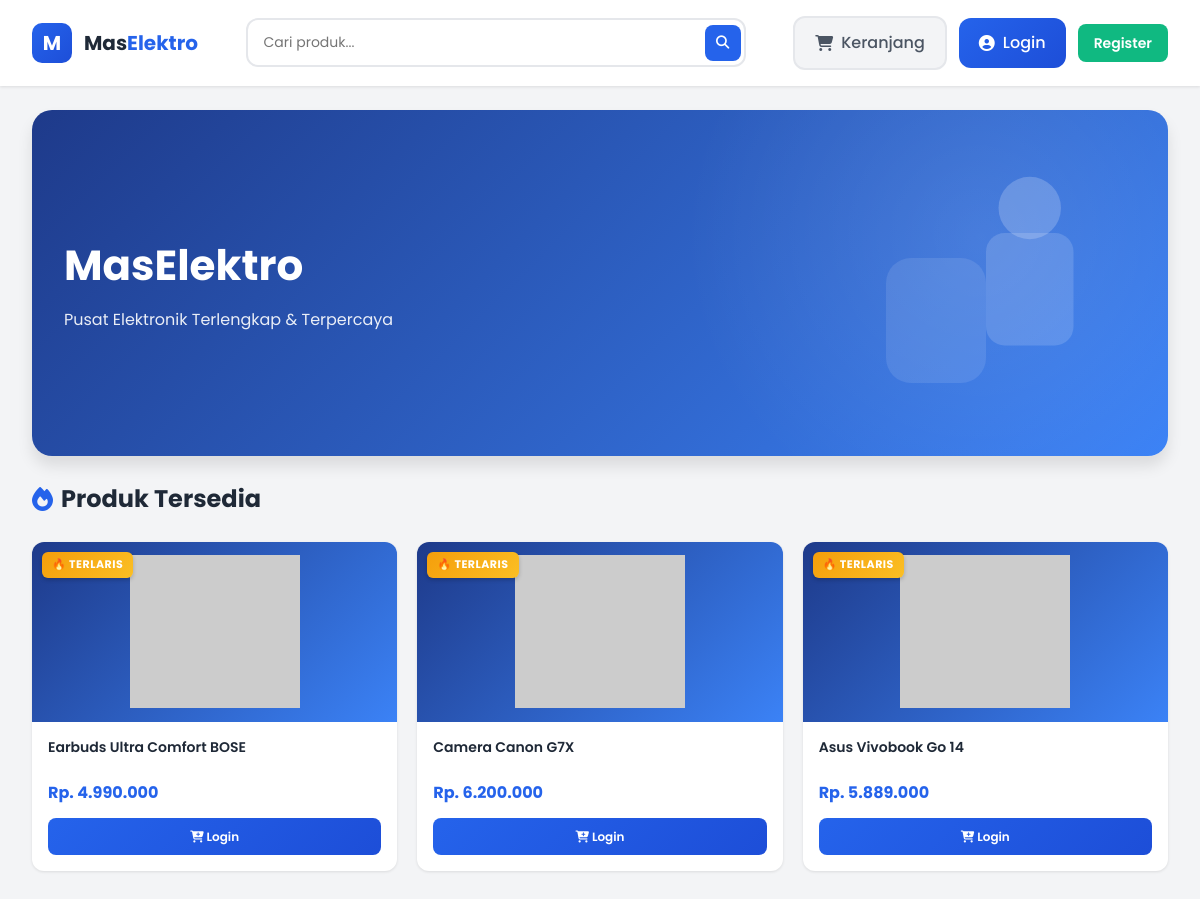
/user/dashboard.php, run on the app's committed database.
### tables this page shows
CREATE TABLE `products` (
  `id` int(11) NOT NULL AUTO_INCREMENT,
  `nama_produk` varchar(255) NOT NULL,
  `harga` decimal(10,2) NOT NULL,
  `stok` int(11) NOT NULL,
  `deskripsi` text DEFAULT NULL,
  `gambar` varchar(255) DEFAULT 'default.jpg',
  `created_at` timestamp NOT NULL DEFAULT current_timestamp(),
  PRIMARY KEY (`id`)
);

### user/dashboard.php (the view, shortened to what this page needs)
<?php
require_once '../config.php';
$is_logged_in = isset($_SESSION['login']) && $_SESSION['role'] === 'user';
$cart_count = 0;
$search_query = isset($_GET['search']) ? trim($_GET['search']) : '';
$where_clause = $search_query ? "WHERE nama_produk LIKE '%$search_query%' OR deskripsi LIKE '%$search_query%'" : '';
$query_produk = mysqli_query($koneksi, "SELECT * FROM products $where_clause ORDER BY id DESC");
?>
<!DOCTYPE html>
<html lang="id">
<head>
    <link rel="stylesheet" href="https://cdnjs.cloudflare.com/ajax/libs/font-awesome/6.4.0/css/all.min.css" />
</head>
<body>
    <header class="header">
        <div class="header__logo" onclick="window.location.href='dashboard.php'">
            <div class="logo__icon">M</div>
            <div class="logo__text">Mas<span>Elektro</span></div>
        </div>
        <form class="header__search" method="GET" action="">
            <input type="text" name="search" placeholder="Cari produk..." value="<?php echo htmlspecialchars($search_query); ?>" id="search-input" autocomplete="off">
            <button type="submit"><i class="fas fa-search"></i></button>
        </form>
        <div class="header__actions">
            <?php if ($is_logged_in): ?>
                <a href="keranjang.php" class="header__cart">
                    <i class="fas fa-shopping-cart"></i>
                    <span>Keranjang</span>
                    <?php if($cart_count > 0): ?><span class="badge" id="cart-badge"><?php echo $cart_count; ?></span><?php endif; ?>
                </a>
                <a href="riwayat.php" class="header__profile" style="background:var(--gray-100);color:var(--gray-800)">
                    <i class="fas fa-history"></i>
                    <span>Riwayat</span>
                </a>
                <a href="profile.php" class="header__profile">
                    <i class="fas fa-user-circle"></i>
                    <span>Profil</span>
                </a>
                <a href="../auth/logout.php" class="header__logout">
                    <i class="fas fa-sign-out-alt"></i>
                    <span>Logout</span>
                </a>
            <?php else: ?>
                <a href="keranjang.php" class="header__cart" onclick="requireLogin(event); return false;">
                    <i class="fas fa-shopping-cart"></i>
                    <span>Keranjang</span>
                </a>
                <a href="../auth/login.php" class="header__profile">
                    <i class="fas fa-user-circle"></i>
                    <span>Login</span>
                </a>
                <a href="../auth/register.php" class="btn" style="background:var(--success);color:white;padding:0.5rem 1rem;border-radius:8px;text-decoration:none;font-size:14px;font-weight:600">
                    Register
                </a>
            <?php endif; ?>
        </div>
    </header>
    <div class="banner">
        <div class="banner__content">
            <h1 class="banner__title">MasElektro</h1>
            <p class="banner__subtitle">Pusat Elektronik Terlengkap & Terpercaya</p>
        </div>
        <div class="banner__image"></div>
    </div>
    <main class="container">
        <h2 class="section__title">
            <i class="fas fa-fire"></i>
            <?php echo $search_query ? 'Hasil Pencarian' : 'Produk Tersedia'; ?>
        </h2>
        <div class="products__grid">
            <?php if ($query_produk && mysqli_num_rows($query_produk) > 0): ?>
                <?php while ($produk = mysqli_fetch_assoc($query_produk)): ?>
                    <div class="product__card" onclick="window.location.href='detail_produk.php?id=<?php echo $produk['id']; ?>'">
                        <div class="product__image">
                            <span class="product__badge">🔥 TERLARIS</span>
                            <img src="../uploads/<?php echo htmlspecialchars($produk['gambar'] ?? ''); ?>"
                                 alt="<?php echo htmlspecialchars($produk['nama_produk'] ?? 'Produk'); ?>"
                                 onerror="this.src='https://via.placeholder.com/200x180/1e3a8a/ffffff?text=<?php echo urlencode($produk['nama_produk'] ?? 'Produk'); ?>'">
                        </div>
                        <div class="product__info">
                            <h3 class="product__name"><?php echo htmlspecialchars($produk['nama_produk'] ?? 'Produk Tanpa Nama'); ?></h3>
                            <p class="product__price"><?php echo 'Rp. ' . number_format($produk['harga'] ?? 0, 0, ',', '.'); ?></p>
                            <button class="product__btn"
                                    onclick="<?php echo $is_logged_in ? 'event.stopPropagation(); addToCart('.(int)$produk['id'].', \''.addslashes($produk['nama_produk']).'\')' : 'requireLogin(event)'; ?>">
                                <i class="fas fa-cart-plus"></i> <?php echo $is_logged_in ? 'Beli' : 'Login'; ?>
                            </button>
                        </div>
                    </div>
                <?php endwhile; ?>
            <?php endif; ?>
        </div>
    </main>
</body>
</html>

### data on the page
products: nama_produk "Earbuds Ultra Comfort BOSE", harga "4.990.000"
products: nama_produk "Camera Canon G7X", harga "6.200.000"
products: nama_produk "Asus Vivobook Go 14", harga "5.889.000"
